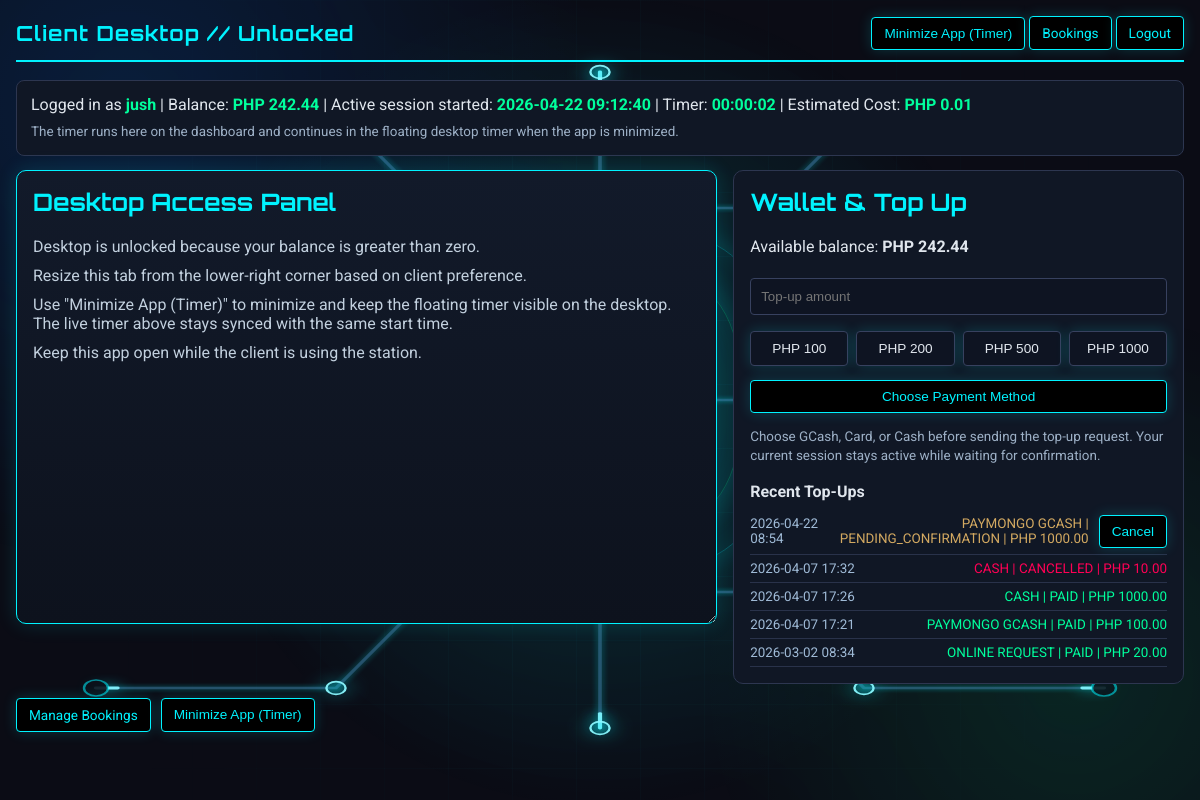
The page /client/desktop (signed in) on the database its author committed.
### app.py (models this page shows, shortened)
class User(UserMixin, db.Model):
    id = db.Column(db.Integer, primary_key=True)
    username = db.Column(db.String(80), unique=True, nullable=False)
    password_hash = db.Column(db.String(120), nullable=False)
    pondo = db.Column(db.Float, default=0.0)
    is_admin = db.Column(db.Boolean, default=False)

class Session(db.Model):
    id = db.Column(db.Integer, primary_key=True)
    user_id = db.Column(db.Integer, db.ForeignKey('user.id'))
    pc_id = db.Column(db.Integer, db.ForeignKey('pc.id'))
    start_time = db.Column(db.DateTime, default=datetime.now)
    end_time = db.Column(db.DateTime, nullable=True)
    cost = db.Column(db.Float, default=0.0)
    last_charged_at = db.Column(db.DateTime, nullable=True)

class PaymentTransaction(db.Model):
    id = db.Column(db.Integer, primary_key=True)
    user_id = db.Column(db.Integer, db.ForeignKey('user.id'), nullable=False)
    provider = db.Column(db.String(32), nullable=False, default="online_request")
    external_id = db.Column(db.String(128), unique=True, nullable=False)
    amount = db.Column(db.Float, nullable=False)
    currency = db.Column(db.String(8), nullable=False, default="php")
    status = db.Column(db.String(32), nullable=False, default="pending")
    created_at = db.Column(db.DateTime, default=datetime.now)
    credited_at = db.Column(db.DateTime, nullable=True)

### app.py (the view)
@app.route('/client/desktop')
@login_required
def client_desktop():
    if current_user.is_admin:
        return redirect(url_for('index'))
    if not user_has_positive_balance(current_user):
        flash('Insufficient balance. Please reserve first or top up.', 'error')
        return redirect(url_for('client_bookings'))
    active_session = Session.query.filter_by(user_id=current_user.id, end_time=None).order_by(Session.start_time.desc()).first()
    recent_payments = get_recent_payment_requests(current_user.id)
    return render_template(
        'client_desktop.html',
        active_session=active_session,
        recent_payments=recent_payments,
        kiosk_mode=is_kiosk_mode_enabled(),
        hourly_rate=HOURLY_RATE
    )

### app.py (called while the page is built, shortened)
@login_manager.user_loader
def load_user(user_id):
    return db.session.get(User, int(user_id))

def get_recent_payment_requests(user_id, limit=5):
    try:
        max_rows = max(1, int(limit))
    except Exception:
        max_rows = 5
    return PaymentTransaction.query.filter_by(user_id=user_id).order_by(PaymentTransaction.created_at.desc()).limit(max_rows).all()

def is_kiosk_mode_enabled():
    return str(os.getenv("PYPONDO_KIOSK_MODE", "0")).strip().lower() in {"1", "true", "yes"}

def user_has_positive_balance(user):
    try:
        return float(getattr(user, "pondo", 0.0)) > 0.0
    except Exception:
        return False

@app.before_request
def bootstrap_schema():
    if not getattr(app, "_schema_ready", False):
        db.create_all()
        ensure_pc_lan_ip_column()
        ensure_booking_date_column()
        ensure_session_last_charged_at_column()
        ensure_core_seed_data()
        app._schema_ready = True

def start_periodic_billing():
    global _billing_thread_started
    if _billing_thread_started or BILLING_DISABLED:
        return

@app.before_request
def ensure_billing_started():
    start_periodic_billing()

### templates/client_desktop.html (shortened to what this page needs)
<!DOCTYPE html>
<html lang="en">
<head>
</head>
<body>
    {% include '_animated_background.html' %}
    <div class="top">
        <h1>Client Desktop // Unlocked</h1>
        <div>
            <button type="button" class="btn" onclick="minimizeClientApp()">Minimize App (Timer)</button>
            <a class="btn" href="{{ url_for('client_bookings') }}">Bookings</a>
            <a class="btn warn" href="{{ url_for('logout') }}" onclick="clearDashboardTimerState()">Logout</a>
        </div>
    </div>
    <div class="status">
        Logged in as <strong>{{ current_user.username }}</strong> |
        Balance: <strong id="user-balance-top">PHP {{ "%.2f"|format(current_user.pondo) }}</strong>
        {% if active_session %}
            | Active session started: <strong>{{ active_session.start_time.strftime('%Y-%m-%d %H:%M:%S') }}</strong>
        {% endif %}
        | Timer: <strong id="dashboard-timer-time">00:00:00</strong>
        | Estimated Cost: <strong id="dashboard-timer-cost">PHP 0.00</strong>
        <div class="subtle" id="dashboard-timer-note" style="margin-top:8px;">
            The timer runs here on the dashboard and continues in the floating desktop timer when the app is minimized.
        </div>
    </div>
    <div class="grid">
        <div class="desktop-tab">
            <h2>Desktop Access Panel</h2>
            <p>Desktop is unlocked because your balance is greater than zero.</p>
            <p>Resize this tab from the lower-right corner based on client preference.</p>
            <p>Use "Minimize App (Timer)" to minimize and keep the floating timer visible on the desktop. The live timer above stays synced with the same start time.</p>
            <p>Keep this app open while the client is using the station.</p>
        </div>
        <div class="card">
            <h2 style="margin-top:0; font-family: 'Orbitron', sans-serif; color: var(--line);">Wallet &amp; Top Up</h2>
            <p>
                Available balance:
                <strong id="user-balance-bottom">PHP {{ "%.2f"|format(current_user.pondo) }}</strong>
            </p>
            <form action="{{ url_for('topup_online') }}" method="POST">
                <input id="topupAmount" type="number" name="amount" min="1" max="10000" step="0.01" placeholder="Top-up amount" required style="width:100%; box-sizing:border-box; margin: 6px 0; padding: 10px; border-radius: 4px; border: 1px solid #37415f; background: #0e1422; color: #fff;">
                <div class="quick-amounts">
                    <button type="button" onclick="setTopup(100)">PHP 100</button>
                    <button type="button" onclick="setTopup(200)">PHP 200</button>
                    <button type="button" onclick="setTopup(500)">PHP 500</button>
                    <button type="button" onclick="setTopup(1000)">PHP 1000</button>
                </div>
                <button type="submit" class="btn" style="width:100%; margin-top:10px;">Choose Payment Method</button>
            </form>
            <p class="subtle">Choose GCash, Card, or Cash before sending the top-up request. Your current session stays active while waiting for confirmation.</p>
            <div style="margin-top: 16px;">
                <h2 style="margin-bottom: 8px; font-size: 1rem;">Recent Top-Ups</h2>
                {% if recent_payments %}
                    {% for tx in recent_payments %}
                        <div class="history-row">
                            <div class="history-main">
                                <span style="color:#9fbad6;">{{ tx.created_at.strftime('%Y-%m-%d %H:%M') }}</span>
                                <span style="color: {{ 'var(--ok)' if tx.status == 'paid' else ('var(--warn)' if tx.status == 'cancelled' else '#d3a961') }};">
                                    {{ tx.provider.replace('_', ' ')|upper }} | {{ tx.status|upper }} | PHP {{ "%.2f"|format(tx.amount) }}
                                </span>
                            </div>
                            {% if tx.status in ['pending', 'pending_confirmation', 'awaiting_cash'] %}
                            <div class="history-action">
                                <form action="{{ url_for('client_cancel_payment', payment_id=tx.id) }}" method="POST">
                                    <button type="submit" class="btn history-cancel">Cancel</button>
                                </form>
                            </div>
                            {% endif %}
                        </div>
                    {% endfor %}
                {% else %}
                    <div class="subtle">No top-up transactions yet.</div>
                {% endif %}
            </div>
        </div>
    </div>
    <div class="actions">
        <a class="btn" href="{{ url_for('client_bookings') }}">Manage Bookings</a>
        <button type="button" class="btn" onclick="minimizeClientApp()">Minimize App (Timer)</button>
    </div>
</body>
</html>

### templates/client_desktop.html (style rules this page uses)
:root { --bg: #0b0c15; --card: #151922; --line: #00f3ff; --ok: #00ff9d; --warn: #ff0055; --text: #e0e6ed; }
body { margin: 0; background: var(--bg); color: var(--text); font-family: 'Roboto', sans-serif; padding: 16px; }
.top { display: flex; justify-content: space-between; align-items: center; border-bottom: 2px solid var(--line); padding-bottom: 10px; margin-bottom: 18px; }
.top h1 { margin: 0; font-family: 'Orbitron', sans-serif; font-size: 1.3rem; color: var(--line); letter-spacing: 1px; }
.btn, .quick-amounts button, .btn.history-cancel { display: inline-block; text-decoration: none; border: 1px solid var(--line); color: var(--line); background: #000; padding: 8px 12px; border-radius: 4px; font-size: 0.85rem; box-shadow: 0 0 14px rgba(0, 243, 255, 0.18); transition: background 0.18s ease, color 0.18s ease, box-shadow 0.18s ease, border-color 0.18s ease; cursor: pointer; }
.warn { border-color: var(--line); color: var(--line); }
.history-cancel { border-color: var(--line); color: var(--line); }
.status { margin-bottom: 14px; padding: 14px; border: 1px solid #2d3650; border-radius: 8px; background: #101725; }
.status strong { color: var(--ok); }
.grid { display: grid; grid-template-columns: minmax(320px, 1.4fr) minmax(280px, 0.9fr); gap: 16px; align-items: start; }
.card { border: 1px solid #2d3650; border-radius: 10px; background: #101725; padding: 16px; }
.desktop-tab { width: auto; height: 420px; min-height: 240px; resize: both; overflow: auto; border: 1px solid var(--line); border-radius: 10px; background: linear-gradient(180deg, #121a2a, #0d121d); box-shadow: 0 0 20px rgba(0, 243, 255, 0.15); padding: 16px; }
.desktop-tab h2 { margin-top: 0; font-family: 'Orbitron', sans-serif; color: var(--line); }
.desktop-tab p { margin: 0 0 10px; color: #c2d0de; }
.actions { margin-top: 14px; display: flex; gap: 10px; flex-wrap: wrap; }
.quick-amounts { display: flex; gap: 8px; flex-wrap: wrap; margin: 10px 0 4px; }
.quick-amounts button { flex: 1 1 90px; border: 1px solid #37415f; background: #0e1422; color: var(--text); padding: 9px 10px; border-radius: 4px; cursor: pointer; }
.subtle { color: #9db0c6; font-size: 0.84rem; line-height: 1.45; }
.history-row { display: flex; justify-content: space-between; align-items: center; gap: 10px; padding: 6px 0; border-bottom: 1px solid #29324a; font-size: 0.84rem; }
.history-main { display: flex; justify-content: space-between; align-items: center; gap: 10px; flex: 1; min-width: 0; }
.history-main span:last-child { text-align: right; }
.history-action form { margin: 0; }
.history-cancel { border-color: var(--warn); color: var(--warn); padding: 5px 8px; font-size: 0.72rem; }

### templates/_animated_background.html (style rules this page uses)
body > *:not(.cyber-bg) { position: relative; z-index: 1; }

### rows shown on the page
User: username "jush"
PaymentTransaction: created_at "2026-04-22 08:54", provider.replace "PAYMONGO GCASH", status "PENDING_CONFIRMATION", amount "1000.00"
PaymentTransaction: created_at "2026-04-07 17:32", provider.replace "CASH", status "CANCELLED", amount "10.00"
PaymentTransaction: created_at "2026-04-07 17:26", provider.replace "CASH", status "PAID", amount "1000.00"
PaymentTransaction: created_at "2026-04-07 17:21", provider.replace "PAYMONGO GCASH", status "PAID", amount "100.00"
PaymentTransaction: created_at "2026-03-02 08:34", provider.replace "ONLINE REQUEST", status "PAID", amount "20.00"

### other values the page prints
{{ active_session.start_time.strftime('%Y-%m-%d %H:%M:%S') }} "2026-04-22 09:12:40"
